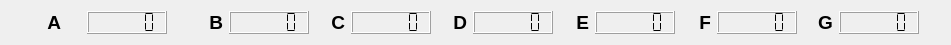
   <widget class="QWidget" name="horizontalLayoutWidget_4">
    <property name="geometry">
     <rect>
      <x>410</x>
      <y>360</y>
      <width>951</width>
      <height>41</height>
     </rect>
    </property>
    <property name="maximumSize">
     <size>
      <width>16777215</width>
      <height>80</height>
     </size>
    </property>
    <layout class="QHBoxLayout" name="horizontalLayout_4">
     <item>
      <widget class="QLabel" name="label_4">
       <property name="minimumSize">
        <size>
         <width>30</width>
         <height>0</height>
        </size>
       </property>
       <property name="maximumSize">
        <size>
         <width>30</width>
         <height>80</height>
        </size>
       </property>
       <property name="font">
        <font>
         <pointsize>14</pointsize>
         <weight>75</weight>
         <bold>true</bold>
        </font>
       </property>
       <property name="text">
        <string> A</string>
       </property>
       <property name="alignment">
        <set>Qt::AlignRight|Qt::AlignTrailing|Qt::AlignVCenter</set>
       </property>
      </widget>
     </item>
     <item>
      <widget class="QLCDNumber" name="lcdNumber_A">
       <property name="sizePolicy">
        <sizepolicy hsizetype="Minimum" vsizetype="Minimum">
         <horstretch>0</horstretch>
         <verstretch>0</verstretch>
        </sizepolicy>
       </property>
       <property name="minimumSize">
        <size>
         <width>50</width>
         <height>0</height>
        </size>
       </property>
       <property name="maximumSize">
        <size>
         <width>80</width>
         <height>80</height>
        </size>
       </property>
       <property name="smallDecimalPoint">
        <bool>true</bool>
       </property>
       <property name="segmentStyle">
        <enum>QLCDNumber::Flat</enum>
       </property>
      </widget>
     </item>
     <item>
      <layout class="QHBoxLayout" name="horizontalLayout_5">
       <item>
        <widget class="QLabel" name="label_5">
         <property name="minimumSize">
          <size>
           <width>30</width>
           <height>0</height>
          </size>
         </property>
         <property name="maximumSize">
          <size>
           <width>30</width>
           <height>80</height>
          </size>
         </property>
         <property name="font">
          <font>
           <pointsize>14</pointsize>
           <weight>75</weight>
           <bold>true</bold>
          </font>
         </property>
         <property name="text">
          <string>B</string>
         </property>
         <property name="alignment">
          <set>Qt::AlignRight|Qt::AlignTrailing|Qt::AlignVCenter</set>
         </property>
        </widget>
       </item>
       <item>
        <widget class="QLCDNumber" name="lcdNumber_B">
         <property name="minimumSize">
          <size>
           <width>50</width>
           <height>0</height>
          </size>
         </property>
         <property name="maximumSize">
          <size>
           <width>80</width>
           <height>80</height>
          </size>
         </property>
         <property name="smallDecimalPoint">
          <bool>true</bool>
         </property>
         <property name="segmentStyle">
          <enum>QLCDNumber::Flat</enum>
         </property>
        </widget>
       </item>
       <item>
        <widget class="QLabel" name="label_12">
         <property name="minimumSize">
          <size>
           <width>30</width>
           <height>0</height>
          </size>
         </property>
         <property name="maximumSize">
          <size>
           <width>30</width>
           <height>80</height>
          </size>
         </property>
         <property name="font">
          <font>
           <pointsize>14</pointsize>
           <weight>75</weight>
           <bold>true</bold>
          </font>
         </property>
         <property name="text">
          <string>C</string>
         </property>
         <property name="alignment">
          <set>Qt::AlignRight|Qt::AlignTrailing|Qt::AlignVCenter</set>
         </property>
        </widget>
       </item>
       <item>
        <widget class="QLCDNumber" name="lcdNumber_C">
         <property name="sizePolicy">
          <sizepolicy hsizetype="Minimum" vsizetype="Minimum">
           <horstretch>0</horstretch>
           <verstretch>0</verstretch>
          </sizepolicy>
         </property>
         <property name="minimumSize">
          <size>
           <width>50</width>
           <height>0</height>
          </size>
         </property>
         <property name="maximumSize">
          <size>
           <width>80</width>
           <height>80</height>
          </size>
         </property>
         <property name="smallDecimalPoint">
          <bool>true</bool>
         </property>
         <property name="segmentStyle">
          <enum>QLCDNumber::Flat</enum>
         </property>
        </widget>
       </item>
       <item>
        <widget class="QLabel" name="label_13">
         <property name="minimumSize">
          <size>
           <width>30</width>
           <height>0</height>
          </size>
         </property>
         <property name="maximumSize">
          <size>
           <width>30</width>
           <height>80</height>
          </size>
         </property>
         <property name="font">
          <font>
           <pointsize>14</pointsize>
           <weight>75</weight>
           <bold>true</bold>
          </font>
         </property>
         <property name="text">
          <string>D</string>
         </property>
         <property name="alignment">
          <set>Qt::AlignRight|Qt::AlignTrailing|Qt::AlignVCenter</set>
         </property>
        </widget>
       </item>
       <item>
        <widget class="QLCDNumber" name="lcdNumber_D">
         <property name="minimumSize">
          <size>
           <width>50</width>
           <height>0</height>
          </size>
         </property>
         <property name="maximumSize">
          <size>
           <width>80</width>
           <height>80</height>
          </size>
         </property>
         <property name="smallDecimalPoint">
          <bool>true</bool>
         </property>
         <property name="segmentStyle">
          <enum>QLCDNumber::Flat</enum>
         </property>
        </widget>
       </item>
       <item>
        <widget class="QLabel" name="label_14">
         <property name="minimumSize">
          <size>
           <width>30</width>
           <height>0</height>
          </size>
         </property>
         <property name="maximumSize">
          <size>
           <width>30</width>
           <height>80</height>
          </size>
         </property>
         <property name="font">
          <font>
           <pointsize>14</pointsize>
           <weight>75</weight>
           <bold>true</bold>
          </font>
         </property>
         <property name="layoutDirection">
          <enum>Qt::LeftToRight</enum>
         </property>
         <property name="text">
          <string>E</string>
         </property>
         <property name="alignment">
          <set>Qt::AlignRight|Qt::AlignTrailing|Qt::AlignVCenter</set>
         </property>
        </widget>
       </item>
       <item>
        <widget class="QLCDNumber" name="lcdNumber_E">
         <property name="minimumSize">
          <size>
           <width>50</width>
           <height>0</height>
          </size>
         </property>
         <property name="maximumSize">
          <size>
           <width>80</width>
           <height>80</height>
          </size>
         </property>
         <property name="smallDecimalPoint">
          <bool>true</bool>
         </property>
         <property name="segmentStyle">
          <enum>QLCDNumber::Flat</enum>
         </property>
        </widget>
       </item>
       <item>
        <widget class="QLabel" name="label_15">
         <property name="minimumSize">
          <size>
           <width>30</width>
           <height>0</height>
          </size>
         </property>
         <property name="maximumSize">
          <size>
           <width>30</width>
           <height>80</height>
          </size>
         </property>
         <property name="font">
          <font>
           <pointsize>14</pointsize>
           <weight>75</weight>
           <bold>true</bold>
          </font>
         </property>
         <property name="layoutDirection">
          <enum>Qt::LeftToRight</enum>
         </property>
         <property name="text">
          <string>F</string>
         </property>
         <property name="alignment">
          <set>Qt::AlignRight|Qt::AlignTrailing|Qt::AlignVCenter</set>
         </property>
        </widget>
       </item>
       <item>
        <widget class="QLCDNumber" name="lcdNumber_F">
         <property name="minimumSize">
          <size>
           <width>50</width>
           <height>0</height>
          </size>
         </property>
         <property name="maximumSize">
          <size>
           <width>80</width>
           <height>80</height>
          </size>
         </property>
         <property name="smallDecimalPoint">
          <bool>true</bool>
         </property>
         <property name="segmentStyle">
          <enum>QLCDNumber::Flat</enum>
         </property>
        </widget>
       </item>
       <item>
        <widget class="QLabel" name="label_16">
         <property name="minimumSize">
          <size>
           <width>30</width>
           <height>0</height>
          </size>
         </property>
         <property name="maximumSize">
          <size>
           <width>30</width>
           <height>80</height>
          </size>
         </property>
         <property name="font">
          <font>
           <pointsize>14</pointsize>
           <weight>75</weight>
           <bold>true</bold>
          </font>
         </property>
         <property name="layoutDirection">
          <enum>Qt::LeftToRight</enum>
         </property>
         <property name="text">
          <string>G</string>
         </property>
         <property name="alignment">
          <set>Qt::AlignRight|Qt::AlignTrailing|Qt::AlignVCenter</set>
         </property>
        </widget>
       </item>
       <item>
        <widget class="QLCDNumber" name="lcdNumber_G">
         <property name="minimumSize">
          <size>
           <width>50</width>
           <height>0</height>
          </size>
         </property>
         <property name="maximumSize">
          <size>
           <width>80</width>
           <height>80</height>
          </size>
         </property>
         <property name="smallDecimalPoint">
          <bool>true</bool>
         </property>
         <property name="segmentStyle">
          <enum>QLCDNumber::Flat</enum>
         </property>
        </widget>
       </item>
      </layout>
     </item>
    </layout>
   </widget>
